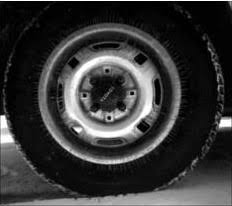
#> input picture lab4/tire.tif, 232 x 206 px
$ python conv.py
#> lines starting #> are read from the running program, lines starting #| are printed output that depends on the picture
import numpy as np
import cv2
import matplotlib.pyplot as plt

img = cv2.imread('tire.tif',0)
#> img is the input picture: shape (206, 232); min 0, max 255, mean 54.7

def convolve2d(image, kernel):
    kernel = np.flipud(np.fliplr(kernel))
#> kernel = [[0.111, 0.111, 0.111], [0.111, 0.111, 0.111], [0.111, 0.111, 0.111]]
    output = np.zeros_like(image)
    image_padded = np.zeros((image.shape[0] + 2, image.shape[1] + 2))
    image_padded[1:-1, 1:-1] = image
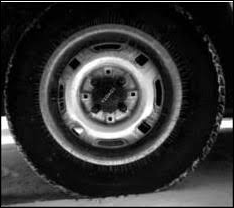
#> image_padded: shape (208, 234) float64; min 0, max 255, mean 53.7
    for x in range(image.shape[1]):
        for y in range(image.shape[0]):
            output[y,x]=(kernel*image_padded[y:y+3,x:x+3]).sum()
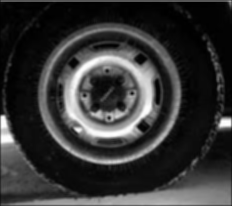
#> output: shape (206, 232); min 0, max 254, mean 53.5
    return output

plt.imshow(convolve2d(img,np.array([[1,1,1],[1,1,1],[1,1,1]],np.float64)/9),cmap='gray')
plt.show()

$ run again, with lab4/pout.tif copied over lab4/tire.tif
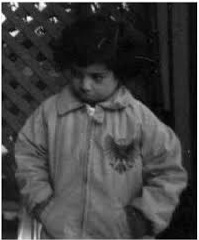
#> input picture lab4/pout.tif, 199 x 240 px
#> img is the input picture: shape (240, 199); min 0, max 255, mean 66.7
#> kernel = [[0.111, 0.111, 0.111], [0.111, 0.111, 0.111], [0.111, 0.111, 0.111]]
#> in convolve2d, `image_padded[1:-1, 1:-1] = image`:
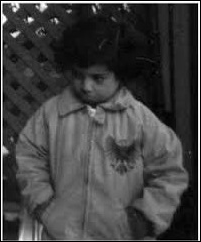
#> image_padded: shape (242, 201) float64; min 0, max 255, mean 65.4
#> after the loop in convolve2d, `for x in range(image.shape[1]):`:
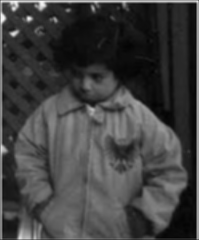
#> output: shape (240, 199); min 3, max 246, mean 64.8
